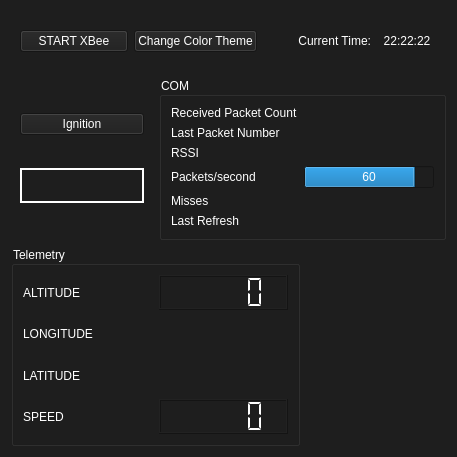
<?xml version="1.0" encoding="UTF-8"?>
<ui version="4.0">
 <class>Form</class>
 <widget class="QWidget" name="Form">
  <property name="geometry">
   <rect>
    <x>0</x>
    <y>0</y>
    <width>457</width>
    <height>457</height>
   </rect>
  </property>
  <property name="sizePolicy">
   <sizepolicy hsizetype="MinimumExpanding" vsizetype="MinimumExpanding">
    <horstretch>0</horstretch>
    <verstretch>0</verstretch>
   </sizepolicy>
  </property>
  <property name="minimumSize">
   <size>
    <width>0</width>
    <height>0</height>
   </size>
  </property>
  <property name="maximumSize">
   <size>
    <width>1024</width>
    <height>720</height>
   </size>
  </property>
  <property name="windowTitle">
   <string>GSBellaLui2020</string>
  </property>
  <property name="styleSheet">
   <string notr="true">background-color: rgb(30, 30, 30);
color: rgb(255, 255, 255);</string>
  </property>
  <layout class="QGridLayout" name="gridLayout">
   <item row="2" column="0" colspan="2">
    <widget class="QGroupBox" name="telemetry_box">
     <property name="minimumSize">
      <size>
       <width>0</width>
       <height>200</height>
      </size>
     </property>
     <property name="title">
      <string>Telemetry</string>
     </property>
     <layout class="QGridLayout" name="gridLayout_3">
      <item row="1" column="0">
       <widget class="QLabel" name="altitude_label">
        <property name="text">
         <string>ALTITUDE</string>
        </property>
       </widget>
      </item>
      <item row="8" column="0">
       <widget class="QLabel" name="speed_label">
        <property name="text">
         <string>SPEED</string>
        </property>
       </widget>
      </item>
      <item row="3" column="0">
       <widget class="QLabel" name="latitude_label">
        <property name="text">
         <string>LATITUDE</string>
        </property>
       </widget>
      </item>
      <item row="8" column="1">
       <widget class="QLCDNumber" name="speed_lcd">
        <property name="segmentStyle">
         <enum>QLCDNumber::Flat</enum>
        </property>
       </widget>
      </item>
      <item row="3" column="1">
       <widget class="QLabel" name="latitude_panel">
        <property name="minimumSize">
         <size>
          <width>0</width>
          <height>0</height>
         </size>
        </property>
        <property name="text">
         <string/>
        </property>
       </widget>
      </item>
      <item row="2" column="0">
       <widget class="QLabel" name="longitude_label">
        <property name="text">
         <string>LONGITUDE</string>
        </property>
       </widget>
      </item>
      <item row="2" column="1">
       <widget class="QLabel" name="longitude_panel">
        <property name="text">
         <string/>
        </property>
       </widget>
      </item>
      <item row="1" column="1">
       <widget class="QLCDNumber" name="altitude_lcd">
        <property name="smallDecimalPoint">
         <bool>false</bool>
        </property>
        <property name="segmentStyle">
         <enum>QLCDNumber::Flat</enum>
        </property>
       </widget>
      </item>
     </layout>
    </widget>
   </item>
   <item row="1" column="1" colspan="2">
    <widget class="QGroupBox" name="com_box">
     <property name="title">
      <string>COM</string>
     </property>
     <layout class="QGridLayout" name="gridLayout_4">
      <item row="7" column="0">
       <widget class="QLabel" name="last_refresh_label">
        <property name="toolTip">
         <string>&lt;html&gt;&lt;head/&gt;&lt;body&gt;&lt;p&gt;Last packet's timestamp&lt;/p&gt;&lt;/body&gt;&lt;/html&gt;</string>
        </property>
        <property name="text">
         <string>Last Refresh</string>
        </property>
       </widget>
      </item>
      <item row="2" column="0">
       <widget class="QLabel" name="last_packet_nbr_label">
        <property name="toolTip">
         <string>&lt;html&gt;&lt;head/&gt;&lt;body&gt;&lt;p&gt;The last received packet's number (defined by TX)&lt;/p&gt;&lt;/body&gt;&lt;/html&gt;</string>
        </property>
        <property name="text">
         <string>Last Packet Number</string>
        </property>
       </widget>
      </item>
      <item row="4" column="0">
       <widget class="QLabel" name="packets_second_label">
        <property name="toolTip">
         <string>&lt;html&gt;&lt;head/&gt;&lt;body&gt;&lt;p&gt;The number of packets received in last second&lt;/p&gt;&lt;/body&gt;&lt;/html&gt;</string>
        </property>
        <property name="text">
         <string>Packets/second</string>
        </property>
       </widget>
      </item>
      <item row="4" column="1">
       <widget class="QProgressBar" name="packets_second_bar">
        <property name="toolTip">
         <string>&lt;html&gt;&lt;head/&gt;&lt;body&gt;&lt;p&gt;The number of packets received in last second&lt;/p&gt;&lt;/body&gt;&lt;/html&gt;</string>
        </property>
        <property name="styleSheet">
         <string notr="true"/>
        </property>
        <property name="maximum">
         <number>70</number>
        </property>
        <property name="value">
         <number>60</number>
        </property>
        <property name="invertedAppearance">
         <bool>false</bool>
        </property>
        <property name="format">
         <string>%v</string>
        </property>
       </widget>
      </item>
      <item row="2" column="1">
       <widget class="QLabel" name="last_packet_number_panel">
        <property name="toolTip">
         <string>&lt;html&gt;&lt;head/&gt;&lt;body&gt;&lt;p&gt;The last received packet's number (defined by TX)&lt;/p&gt;&lt;/body&gt;&lt;/html&gt;</string>
        </property>
        <property name="text">
         <string/>
        </property>
       </widget>
      </item>
      <item row="3" column="0">
       <widget class="QLabel" name="rssi_label">
        <property name="text">
         <string>RSSI</string>
        </property>
       </widget>
      </item>
      <item row="3" column="1">
       <widget class="QLabel" name="rssi_panel">
        <property name="text">
         <string/>
        </property>
       </widget>
      </item>
      <item row="1" column="0">
       <widget class="QLabel" name="received_pack_cnt_label">
        <property name="toolTip">
         <string>&lt;html&gt;&lt;head/&gt;&lt;body&gt;&lt;p&gt;The count of the received packets from the start of the program&lt;/p&gt;&lt;/body&gt;&lt;/html&gt;</string>
        </property>
        <property name="text">
         <string>Received Packet Count</string>
        </property>
       </widget>
      </item>
      <item row="7" column="1">
       <widget class="QLabel" name="last_refresh_panel">
        <property name="toolTip">
         <string>&lt;html&gt;&lt;head/&gt;&lt;body&gt;&lt;p&gt;Last packet's timestamp&lt;/p&gt;&lt;/body&gt;&lt;/html&gt;</string>
        </property>
        <property name="text">
         <string/>
        </property>
       </widget>
      </item>
      <item row="1" column="1">
       <widget class="QLabel" name="received_pack_cnt_panel">
        <property name="toolTip">
         <string>&lt;html&gt;&lt;head/&gt;&lt;body&gt;&lt;p&gt;The count of the received packets from the start of the program&lt;/p&gt;&lt;/body&gt;&lt;/html&gt;</string>
        </property>
        <property name="text">
         <string/>
        </property>
       </widget>
      </item>
      <item row="6" column="0">
       <widget class="QLabel" name="miss_label">
        <property name="toolTip">
         <string>&lt;html&gt;&lt;head/&gt;&lt;body&gt;&lt;p&gt;Lost packets in last 2 seconds&lt;/p&gt;&lt;/body&gt;&lt;/html&gt;</string>
        </property>
        <property name="text">
         <string>Misses</string>
        </property>
       </widget>
      </item>
      <item row="6" column="1">
       <widget class="QLabel" name="miss_panel">
        <property name="toolTip">
         <string>&lt;html&gt;&lt;head/&gt;&lt;body&gt;&lt;p&gt;Lost packets in last 2 seconds&lt;/p&gt;&lt;/body&gt;&lt;/html&gt;</string>
        </property>
        <property name="text">
         <string/>
        </property>
       </widget>
      </item>
     </layout>
    </widget>
   </item>
   <item row="2" column="2">
    <widget class="QLabel" name="logo">
     <property name="toolTip">
      <string>&lt;html&gt;&lt;head/&gt;&lt;body&gt;&lt;p&gt;Project Bella Lui 2020&lt;/p&gt;&lt;/body&gt;&lt;/html&gt;</string>
     </property>
     <property name="styleSheet">
      <string notr="true">image: url(:/image.png);</string>
     </property>
     <property name="text">
      <string/>
     </property>
    </widget>
   </item>
   <item row="0" column="0" colspan="3">
    <widget class="QWidget" name="widget" native="true">
     <layout class="QGridLayout" name="gridLayout_5">
      <item row="0" column="3">
       <widget class="QLabel" name="time_panel">
        <property name="minimumSize">
         <size>
          <width>60</width>
          <height>0</height>
         </size>
        </property>
        <property name="maximumSize">
         <size>
          <width>60</width>
          <height>16777215</height>
         </size>
        </property>
        <property name="styleSheet">
         <string notr="true"/>
        </property>
        <property name="text">
         <string>22:22:22</string>
        </property>
        <property name="alignment">
         <set>Qt::AlignCenter</set>
        </property>
       </widget>
      </item>
      <item row="0" column="0">
       <widget class="QPushButton" name="xbee_button">
        <property name="minimumSize">
         <size>
          <width>100</width>
          <height>0</height>
         </size>
        </property>
        <property name="text">
         <string>START XBee</string>
        </property>
       </widget>
      </item>
      <item row="0" column="1">
       <widget class="QPushButton" name="change_theme">
        <property name="text">
         <string>Change Color Theme</string>
        </property>
       </widget>
      </item>
      <item row="0" column="2">
       <widget class="QLabel" name="current_time_label">
        <property name="text">
         <string>Current Time:</string>
        </property>
        <property name="alignment">
         <set>Qt::AlignRight|Qt::AlignTrailing|Qt::AlignVCenter</set>
        </property>
       </widget>
      </item>
     </layout>
    </widget>
   </item>
   <item row="1" column="0">
    <widget class="QWidget" name="button_widget" native="true">
     <layout class="QGridLayout" name="gridLayout_2">
      <item row="1" column="0">
       <widget class="QFrame" name="frame">
        <property name="maximumSize">
         <size>
          <width>16777215</width>
          <height>35</height>
         </size>
        </property>
        <property name="styleSheet">
         <string notr="true">border-color: rgb(255, 0, 0);
gridline-color: rgb(255, 0, 0);</string>
        </property>
        <property name="frameShape">
         <enum>QFrame::WinPanel</enum>
        </property>
        <property name="frameShadow">
         <enum>QFrame::Plain</enum>
        </property>
        <layout class="QHBoxLayout" name="horizontalLayout">
         <item>
          <widget class="QLabel" name="code_3">
           <property name="minimumSize">
            <size>
             <width>21</width>
             <height>0</height>
            </size>
           </property>
           <property name="text">
            <string/>
           </property>
           <property name="alignment">
            <set>Qt::AlignCenter</set>
           </property>
          </widget>
         </item>
         <item>
          <widget class="QLabel" name="code_2">
           <property name="minimumSize">
            <size>
             <width>21</width>
             <height>0</height>
            </size>
           </property>
           <property name="text">
            <string/>
           </property>
           <property name="alignment">
            <set>Qt::AlignCenter</set>
           </property>
          </widget>
         </item>
         <item>
          <widget class="QLabel" name="code_1">
           <property name="minimumSize">
            <size>
             <width>21</width>
             <height>0</height>
            </size>
           </property>
           <property name="text">
            <string/>
           </property>
           <property name="alignment">
            <set>Qt::AlignCenter</set>
           </property>
          </widget>
         </item>
         <item>
          <widget class="QLabel" name="code_0">
           <property name="minimumSize">
            <size>
             <width>21</width>
             <height>0</height>
            </size>
           </property>
           <property name="text">
            <string/>
           </property>
           <property name="alignment">
            <set>Qt::AlignCenter</set>
           </property>
          </widget>
         </item>
        </layout>
       </widget>
      </item>
      <item row="0" column="0">
       <widget class="QPushButton" name="ignition_button">
        <property name="text">
         <string>Ignition</string>
        </property>
       </widget>
      </item>
     </layout>
    </widget>
   </item>
  </layout>
 </widget>
 <resources>
  <include location="../logo.qrc"/>
 </resources>
 <connections/>
</ui>
